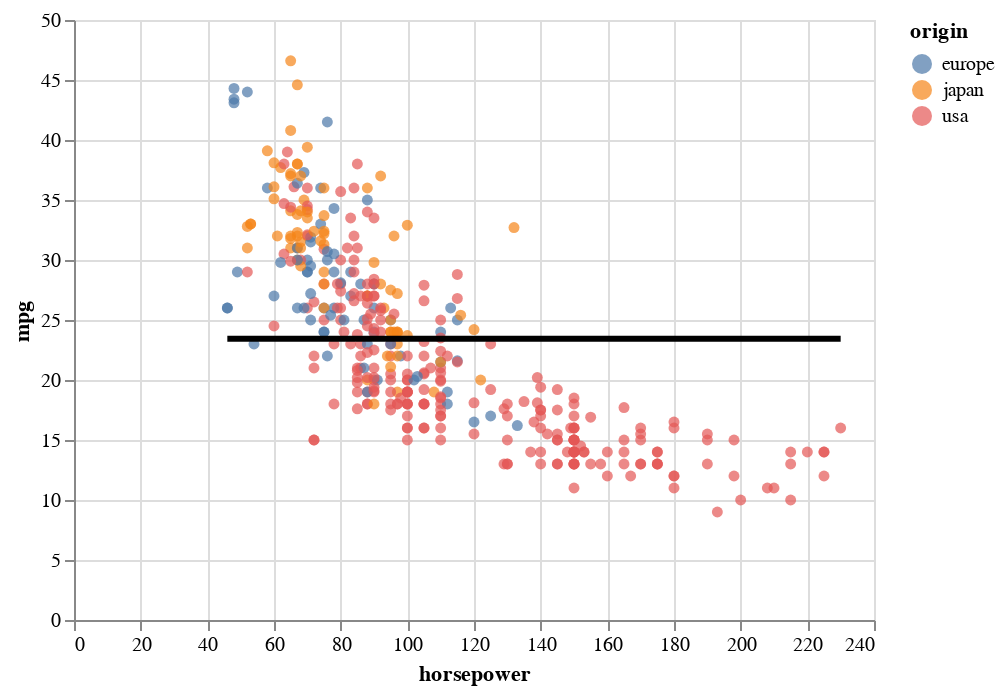

Notebook code for this chart:
### Markdown cell above
Not related to polynomial regression directly, but I wanted to keep the following "starter" code present in the notebook.  It shows an example of specifying a direct numerical value for `y`.  The following could be considered the best "degree zero" polynomial for this data.

### Code cell
c = alt.Chart(df).mark_circle().encode(
    x="horsepower",
    y="mpg",
    color="origin"
)

c1 = alt.Chart(df).mark_line(color="black", size=3).encode(
    x="horsepower",
    y=alt.datum(df["mpg"].mean())
)

c+c1

### Figure 1 — Vega-Lite specification as saved in the notebook (floating-point values rounded to 4 significant figures; data arrays with more than 128 entries replaced by an {"elided": "..."} marker saying what was removed)
{"config": {"view": {"continuousWidth": 400, "continuousHeight": 300}}, "layer": [{"mark": "circle", "encoding": {"color": {"field": "origin", "type": "nominal"}, "x": {"field": "horsepower", "type": "quantitative"}, "y": {"field": "mpg", "type": "quantitative"}}}, {"mark": {"type": "line", "color": "black", "size": 3}, "encoding": {"x": {"field": "horsepower", "type": "quantitative"}, "y": {"datum": 23.45}}}], "data": {"name": "data-c5db13bd6cda0232846bf6dbf479262d"}, "$schema": "https://vega.github.io/schema/vega-lite/v4.17.0.json", "datasets": {"data-c5db13bd6cda0232846bf6dbf479262d": {"elided": "392 records"}}}
